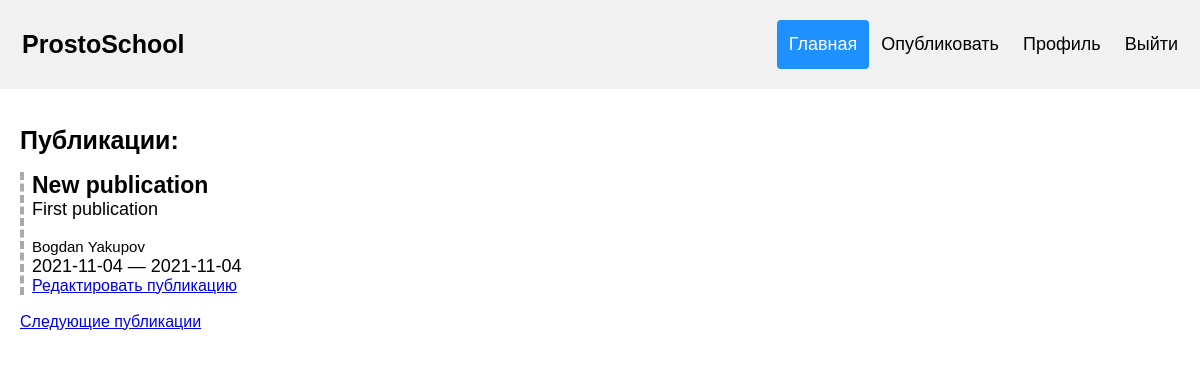
/home (signed in), run on the app's committed database.
### application/user/models.py (models this page shows, shortened)
class Post(db.Model):
	id = db.Column(db.Integer, primary_key=True)
	author_id = db.Column(db.Integer, nullable=False)
	author_name = db.Column(db.String(20), nullable=False)
	author_surname = db.Column(db.String(20), nullable=False)
	private = db.Column(db.Boolean, nullable=False)
	title = db.Column(db.String(120), unique=True, nullable=False)
	topic = db.Column(db.String(30), nullable=False)
	body = db.Column(db.Text, nullable=False)
	publication_date = db.Column(db.Date, nullable=False)
	latest_editing_date = db.Column(db.Date, nullable=False)

### application/content/home.py (the view)
@home.route("/")
@home.route("/home")
@home.route("/home_<post_num_begin_>")
def home_page(post_num_begin_=0):
	return render_template("home.html", post_num_begin=int(post_num_begin_),
		post_num_end=min(int(post_num_begin_) + 1, buf := Post.query.filter_by(private=False).order_by(asc(Post.publication_date)).count()),
		post_num_all=buf,
		posts=Post.query.filter_by(private=False).order_by(asc(Post.publication_date)).all())

### application/user/models.py (called while the page is built)
@login_manager.user_loader
def load_user(user_id):
    return User.query.get(int(user_id))

### application/templates/home.html (shortened to what this page needs)
<!DOCTYPE HTML>
<html lang="en">
<head>
	<link rel="stylesheet" type="text/css" href="{{url_for('static', filename='styles/main.css')}}">
</head>
<body>
	<div class="header">
		<a href="{{url_for('home.home_page')}}" class="logo">ProstoSchool</a>
		<div class="header-right">
			<a class="active" href="{{url_for('home.home_page')}}">Главная</a>
			{% if current_user.is_authenticated %}
				{% if 'write' in current_user.permissions.split('+') %}
					<a href="{{url_for('post.create_post_page')}}">Опубликовать</a>
				{% endif %}
				<a href="{{url_for('profile.profile_page')}}">Профиль</a>
				<a href="{{url_for('auth.logout_page')}}">Выйти</a>
			{% else %}
				<a href="{{url_for('auth.login_page')}}">Авторизация</a>
				<a href="{{url_for('auth.signup_page')}}">Регистрация</a>
			{% endif %}
		</div>
	</div>
	<div class="publications">
		<h1 class="title"> Публикации: </h1>
		{% for current_post in range(post_num_begin, post_num_end): %}
		<div class="post">
			{% set post = posts[current_post] %}
			<b class="name"> {{ post.title }} </b> <br>
			<b class="topic"> {{ post.topic }} </b> <br>
			<br>
			<b class="user"> {{ post.author_name }} {{ post.author_surname }} </b> <br>
			<b class="date"> {{ post.publication_date }} — {{ post.latest_editing_date }} </b>
			{% if post.author_id == current_user.id %}
				<br>
				<a href="{{url_for('post.edit_post_page', id_=post.id)}}">Редактировать публикацию</a>
			{% endif %}
			<br>
		</div>
		{% endfor %}
		{% if post_num_end != post_num_all %}
			<br>
			<a href="{{url_for('home.home_page', post_num_begin_=post_num_end)}}">Следующие публикации</a>
		{% endif %}
	</div>
</body>
</html>

### application/static/styles/main.css (style rules this page uses)
* { box-sizing: border-box; }
body { margin: 0; font-family: Arial, Helvetica, sans-serif; }
.header { overflow: hidden; background-color: #f1f1f1; padding: 20px 10px; }
.header a { float: left; color: black; text-align: center; padding: 12px; text-decoration: none; font-size: 18px; line-height: 25px; border-radius: 4px; }
.header a.logo { font-size: 25px; font-weight: bold; }
.header a.active { background-color: dodgerblue; color: white; }
.header-right { float: right; }
.publications { overflow: hidden; background-color: #ffffff; padding: 20px 20px; }
.publications h1.title { font-size: 25px; font-weight: bold; }
.publications .post { border-left: 4px dashed #aaaaaa; padding-left: 8px; }
.publications .post .name { color: black; font-size: 23px; font-weight: bold; }
.publications .post .user { font-size: 15px; font-weight: normal; }
.publications .post .topic { font-size: 18px; font-weight: normal; }
.publications .post .date { font-size: 18px; font-weight: normal; }

### data on the page
Post: title "New publication", topic "First publication", author_name "Bogdan", author_surname "Yakupov", publication_date "2021-11-04", latest_editing_date "2021-11-04"
